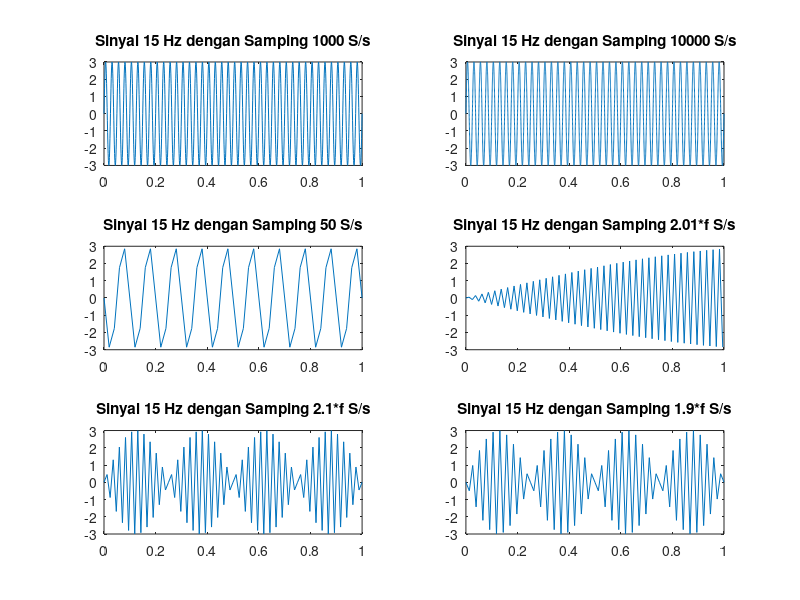

The MATLAB script that drew this image: (Note: this script raises an error after producing the figure.)
%RAMADHAN PRIHANTONO
%I0718030
%modul 2
%SAMPLING DAN ALIASING

x1 = 3
x2 = 0
f = 40
a = x1 + x2


fs = 1000
t = 0:1/fs:1 ;
y = a*sin(2*pi*f*t);
subplot(321);
plot(t,y);
title('Sinyal 15 Hz dengan Samping 1000 S/s');

fs1  = 10000;
t1 = 0:1/fs1:1;
y1 = a*sin(2*pi*f*t1);
subplot(322);
plot(t1,y1);
title('Sinyal 15 Hz dengan Samping 10000 S/s');

fs2  = 50;
t2 = 0:1/fs2:1;
y2 = a*sin(2*pi*f*t2);
subplot(323);
plot(t2,y2);
title('Sinyal 15 Hz dengan Samping 50 S/s');

fs3  = 2.01*f;
t3 = 0:1/fs3:1;
y3 = a*sin(2*pi*f*t3);
subplot(324);
plot(t3,y3);
title('Sinyal 15 Hz dengan Samping 2.01*f S/s');

fs4  = 2.1*f;
t4 = 0:1/fs4:1;
y4 = a*sin(2*pi*f*t4);
subplot(325);
plot(t4,y4);
title('Sinyal 15 Hz dengan Samping 2.1*f S/s');

fs5  = 1.9*f;
t5 = 0:1/fs5:1;
y5 = a*sin(2*pi*f*t5);
subplot(326);
plot(t5,y5);
title('Sinyal 15 Hz dengan Samping 1.9*f S/s');

z = findpeaks (y);
z1 = findpeaks (y1);
z2 = findpeaks (y2);
z3 = findpeaks (y3);
z4 = findpeaks (y4);
z5 = findpeaks (y5);

frekuensi1=(length(z))/1;
sprintf('Frekuensi sinyal yang terdeteksi dengan sampling rate 1000 S/s : %d Hz', frekuensi1)
frekuensi2=(length(z1))/1;
sprintf('Frekuensi sinyal yang terdeteksi dengan sampling rate 10000 S/s : %d Hz', frekuensi2)
frekuensi3=(length(z2))/1;
sprintf('Frekuensi sinyal yang terdeteksi dengan sampling rate 50 S/s : %d Hz', frekuensi3)
frekuensi4=(length(z3))/1;
sprintf('Frekuensi sinyal yang terdeteksi dengan sampling rate (2.01*f) S/s : %d Hz', frekuensi4)
frekuensi5=(length(z4))/1;
sprintf('Frekuensi sinyal yang terdeteksi dengan sampling rate (2.1*f) S/s : %d Hz', frekuensi5)
frekuensi6=(length(z5))/1;
sprintf('Frekuensi sinyal yang terdeteksi dengan sampling rate (1.9*f) S/s : %d Hz', frekuensi6)


fs = [10:0.1:200];
for k = 1 : length (fs);
    t = 0:1/fs(k):1;
    b = a*sin(2*pi*f*t);
    fd(k) = length(findpeaks(b));
end
figure
plot (fs,fd);
title('Sinyal yang terdeteksi pada 15 Hz');